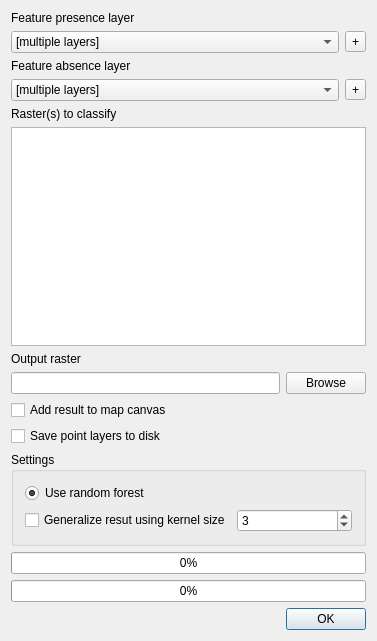
<?xml version="1.0" encoding="UTF-8"?>
<ui version="4.0">
    <class>ClassifierDialogBase</class>
    <widget class="QDialog" name="ClassifierDialogBase">
        <property name="geometry">
            <rect>
                <x>0</x>
                <y>0</y>
                <width>377</width>
                <height>641</height>
            </rect>
        </property>
        <property name="windowTitle">
            <string>DTclassifier</string>
        </property>
        <layout class="QVBoxLayout" name="verticalLayout_3">
            <item>
                <widget class="QLabel" name="label">
                    <property name="text">
                        <string>Feature presence layer</string>
                    </property>
                </widget>
            </item>
            <item>
                <layout class="QHBoxLayout" name="horizontalLayout_4">
                    <item>
                        <widget class="QComboBox" name="cmbPresenceLayer">
                            <item>
                                <property name="text">
                                    <string>[multiple layers]</string>
                                </property>
                            </item>
                        </widget>
                    </item>
                    <item>
                        <widget class="QToolButton" name="btnMultiPresence">
                            <property name="text">
                                <string>+</string>
                            </property>
                            <property name="checkable">
                                <bool>true</bool>
                            </property>
                        </widget>
                    </item>
                </layout>
            </item>
            <item>
                <widget class="QLabel" name="label_2">
                    <property name="text">
                        <string>Feature absence layer</string>
                    </property>
                </widget>
            </item>
            <item>
                <layout class="QHBoxLayout" name="horizontalLayout_5">
                    <item>
                        <widget class="QComboBox" name="cmbAbsenceLayer">
                            <item>
                                <property name="text">
                                    <string>[multiple layers]</string>
                                </property>
                            </item>
                        </widget>
                    </item>
                    <item>
                        <widget class="QToolButton" name="btnMultiAbsence">
                            <property name="text">
                                <string>+</string>
                            </property>
                            <property name="checkable">
                                <bool>true</bool>
                            </property>
                        </widget>
                    </item>
                </layout>
            </item>
            <item>
                <widget class="QLabel" name="label_3">
                    <property name="text">
                        <string>Raster(s) to classify</string>
                    </property>
                </widget>
            </item>
            <item>
                <widget class="QListWidget" name="rastersList">
                    <property name="toolTip">
                        <string/>
                    </property>
                    <property name="styleSheet">
                        <string notr="true"/>
                    </property>
                    <property name="editTriggers">
                        <set>QAbstractItemView::NoEditTriggers</set>
                    </property>
                    <property name="alternatingRowColors">
                        <bool>true</bool>
                    </property>
                    <property name="selectionMode">
                        <enum>QAbstractItemView::ExtendedSelection</enum>
                    </property>
                </widget>
            </item>
            <item>
                <widget class="QLabel" name="label_4">
                    <property name="frameShape">
                        <enum>QFrame::NoFrame</enum>
                    </property>
                    <property name="text">
                        <string>Output raster</string>
                    </property>
                </widget>
            </item>
            <item>
                <layout class="QHBoxLayout" name="horizontalLayout">
                    <item>
                        <widget class="QLineEdit" name="leOutputRaster"/>
                    </item>
                    <item>
                        <widget class="QPushButton" name="btnOutputFile">
                            <property name="text">
                                <string>Browse</string>
                            </property>
                        </widget>
                    </item>
                </layout>
            </item>
            <item>
                <widget class="QCheckBox" name="addToCanvasCheckBox">
                    <property name="text">
                        <string>Add result to map canvas</string>
                    </property>
                </widget>
            </item>
            <item>
                <widget class="QCheckBox" name="savePointLayersCheckBox">
                    <property name="text">
                        <string>Save point layers to disk</string>
                    </property>
                </widget>
            </item>
            <item>
                <widget class="QGroupBox" name="groupBox">
                    <property name="title">
                        <string>Settings</string>
                    </property>
                    <layout class="QVBoxLayout" name="verticalLayout_2">
                        <!--item>
                            <layout class="QVBoxLayout" name="verticalLayout">
                                <item>
                                    <widget class="QRadioButton" name="rbDecisionTree">
                                        <property name="text">
                                            <string>Use decision tree</string>
                                        </property>
                                        <property name="checked">
                                            <bool>true</bool>
                                        </property>
                                    </widget>
                                </item>
                                <item>
                                    <layout class="QHBoxLayout" name="horizontalLayout_2">
                                        <item>
                                            <spacer name="horizontalSpacer">
                                                <property name="orientation">
                                                    <enum>Qt::Horizontal</enum>
                                                </property>
                                                <property name="sizeType">
                                                    <enum>QSizePolicy::Minimum</enum>
                                                </property>
                                                <property name="sizeHint" stdset="0">
                                                    <size>
                                                        <width>40</width>
                                                        <height>20</height>
                                                    </size>
                                                </property>
                                            </spacer>
                                        </item>
                                        <item>
                                            <widget class="QCheckBox" name="discreteLabelsCheckBox">
                                                <property name="text">
                                                    <string>Output values are discrete class labels</string>
                                                </property>
                                                <property name="checked">
                                                    <bool>true</bool>
                                                </property>
                                            </widget>
                                        </item>
                                    </layout>
                                </item>
                            </layout>
                        </item-->
                        <item>
                            <widget class="QRadioButton" name="rbRandomTrees">
                                <property name="text">
                                    <string>Use random forest</string>
                                </property>
                                <property name="checked">
                                    <bool>true</bool>
                                </property>
                            </widget>
                        </item>
                        <item>
                            <layout class="QHBoxLayout" name="horizontalLayout_3">
                                <item>
                                    <widget class="QCheckBox" name="generalizeCheckBox">
                                        <property name="text">
                                            <string>Generalize resut using kernel size</string>
                                        </property>
                                    </widget>
                                </item>
                                <item>
                                    <widget class="QSpinBox" name="spnKernelSize">
                                        <property name="minimum">
                                            <number>1</number>
                                        </property>
                                        <property name="maximum">
                                            <number>11</number>
                                        </property>
                                        <property name="singleStep">
                                            <number>2</number>
                                        </property>
                                        <property name="value">
                                            <number>3</number>
                                        </property>
                                    </widget>
                                </item>
                            </layout>
                        </item>
                    </layout>
                </widget>
            </item>
            <item>
                <widget class="QProgressBar" name="stepProgress">
                    <property name="value">
                        <number>0</number>
                    </property>
                </widget>
            </item>
            <item>
                <widget class="QProgressBar" name="totalProgress">
                    <property name="value">
                        <number>0</number>
                    </property>
                </widget>
            </item>
            <item>
                <widget class="QDialogButtonBox" name="buttonBox">
                    <property name="orientation">
                        <enum>Qt::Horizontal</enum>
                    </property>
                    <property name="standardButtons">
                        <set>QDialogButtonBox::Ok</set>
                    </property>
                </widget>
            </item>
        </layout>
    </widget>
    <layoutdefault spacing="6" margin="11"/>
    <resources/>
    <connections/>
</ui>
